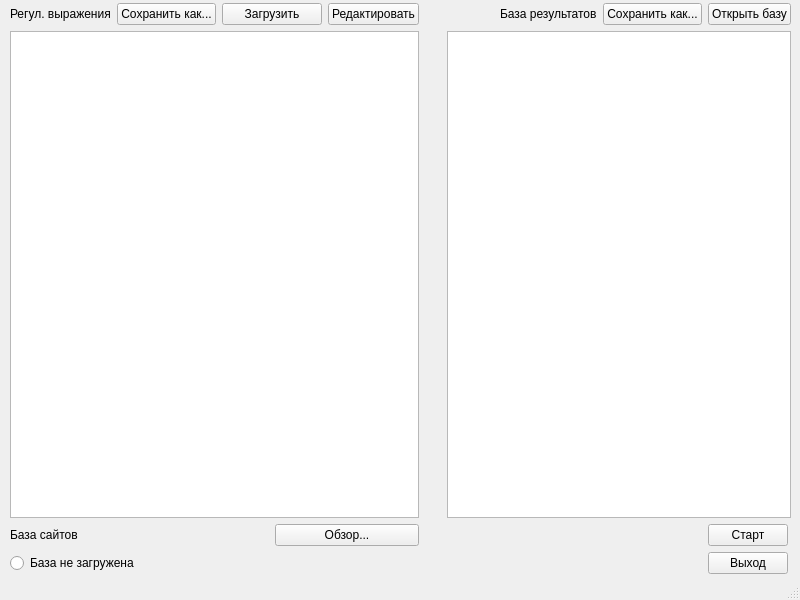
<?xml version="1.0" encoding="UTF-8"?>
<ui version="4.0">
 <class>MainWindow</class>
 <widget class="QMainWindow" name="MainWindow">
  <property name="geometry">
   <rect>
    <x>0</x>
    <y>0</y>
    <width>800</width>
    <height>600</height>
   </rect>
  </property>
  <property name="sizePolicy">
   <sizepolicy hsizetype="Fixed" vsizetype="Fixed">
    <horstretch>0</horstretch>
    <verstretch>0</verstretch>
   </sizepolicy>
  </property>
  <property name="windowTitle">
   <string>MainWindow</string>
  </property>
  <widget class="QWidget" name="centralwidget">
   <widget class="QWidget" name="gridLayoutWidget_2">
    <property name="geometry">
     <rect>
      <x>10</x>
      <y>3</y>
      <width>781</width>
      <height>571</height>
     </rect>
    </property>
    <layout class="QGridLayout" name="gridLayout_2">
     <item row="3" column="8" rowspan="4" colspan="4">
      <widget class="QTableView" name="table_base"/>
     </item>
     <item row="1" column="1">
      <widget class="QPushButton" name="bt_regul_save">
       <property name="text">
        <string>Сохранить как...</string>
       </property>
      </widget>
     </item>
     <item row="9" column="11">
      <widget class="QPushButton" name="bt_exit">
       <property name="sizePolicy">
        <sizepolicy hsizetype="Fixed" vsizetype="Fixed">
         <horstretch>0</horstretch>
         <verstretch>0</verstretch>
        </sizepolicy>
       </property>
       <property name="text">
        <string>Выход</string>
       </property>
      </widget>
     </item>
     <item row="1" column="4">
      <widget class="QPushButton" name="bt_regul">
       <property name="text">
        <string>Редактировать</string>
       </property>
      </widget>
     </item>
     <item row="8" column="0">
      <widget class="QLabel" name="sites_label">
       <property name="text">
        <string>База сайтов</string>
       </property>
      </widget>
     </item>
     <item row="8" column="11">
      <widget class="QPushButton" name="bt_start">
       <property name="sizePolicy">
        <sizepolicy hsizetype="Fixed" vsizetype="Fixed">
         <horstretch>0</horstretch>
         <verstretch>0</verstretch>
        </sizepolicy>
       </property>
       <property name="text">
        <string>Старт</string>
       </property>
      </widget>
     </item>
     <item row="8" column="3" colspan="2">
      <widget class="QPushButton" name="pushButton">
       <property name="text">
        <string>Обзор...</string>
       </property>
      </widget>
     </item>
     <item row="1" column="9">
      <widget class="QLabel" name="label_3">
       <property name="text">
        <string>База результатов</string>
       </property>
      </widget>
     </item>
     <item row="3" column="0" rowspan="4" colspan="5">
      <widget class="QTableView" name="tableView"/>
     </item>
     <item row="4" column="5">
      <spacer name="horizontalSpacer_3">
       <property name="orientation">
        <enum>Qt::Horizontal</enum>
       </property>
       <property name="sizeType">
        <enum>QSizePolicy::Fixed</enum>
       </property>
       <property name="sizeHint" stdset="0">
        <size>
         <width>22</width>
         <height>20</height>
        </size>
       </property>
      </spacer>
     </item>
     <item row="1" column="0">
      <widget class="QLabel" name="label">
       <property name="text">
        <string>Регул. выражения</string>
       </property>
      </widget>
     </item>
     <item row="9" column="0" colspan="5">
      <widget class="QRadioButton" name="sites_button">
       <property name="text">
        <string>База не загружена</string>
       </property>
      </widget>
     </item>
     <item row="1" column="10">
      <widget class="QPushButton" name="bt_base_save">
       <property name="sizePolicy">
        <sizepolicy hsizetype="Fixed" vsizetype="Fixed">
         <horstretch>0</horstretch>
         <verstretch>0</verstretch>
        </sizepolicy>
       </property>
       <property name="text">
        <string>Сохранить как...</string>
       </property>
      </widget>
     </item>
     <item row="1" column="2" colspan="2">
      <widget class="QPushButton" name="bt_regul_load">
       <property name="text">
        <string>Загрузить</string>
       </property>
      </widget>
     </item>
     <item row="1" column="11">
      <widget class="QPushButton" name="bt_base_open">
       <property name="text">
        <string>Открыть базу</string>
       </property>
      </widget>
     </item>
    </layout>
   </widget>
  </widget>
  <widget class="QStatusBar" name="statusbar"/>
 </widget>
 <resources/>
 <connections/>
</ui>
